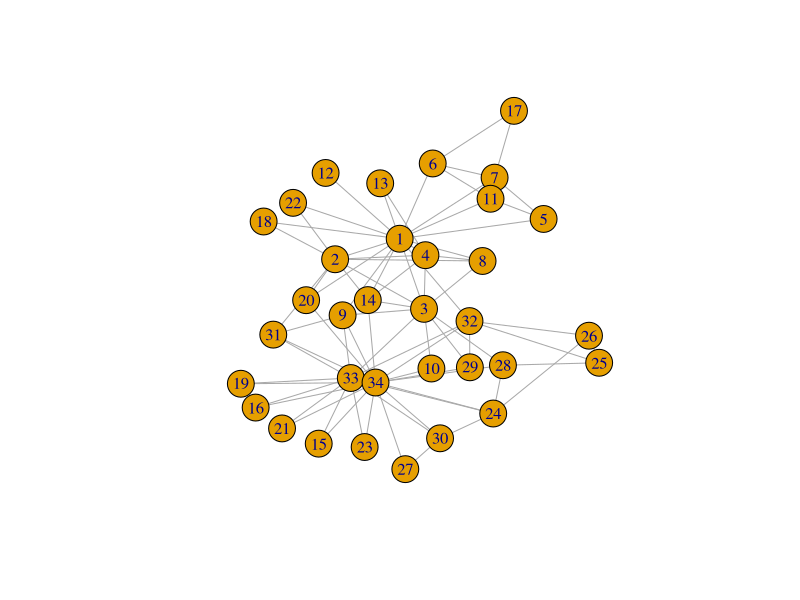
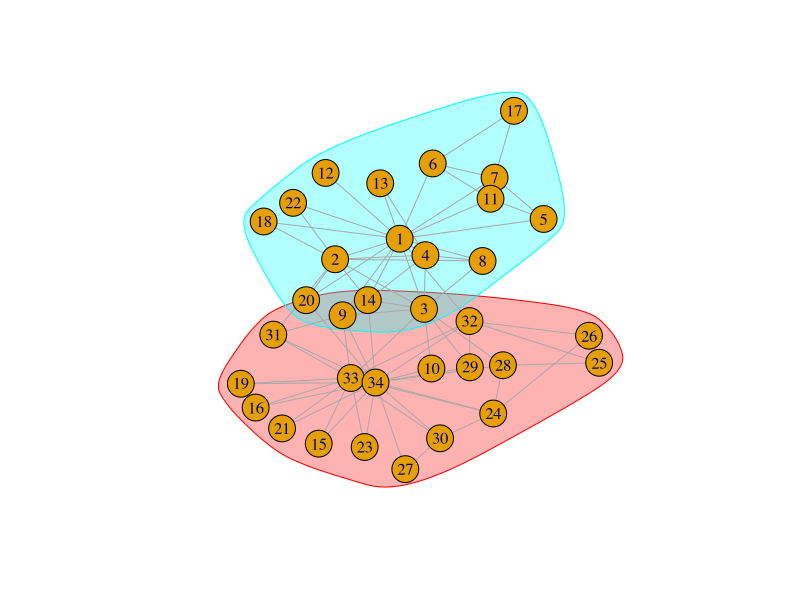
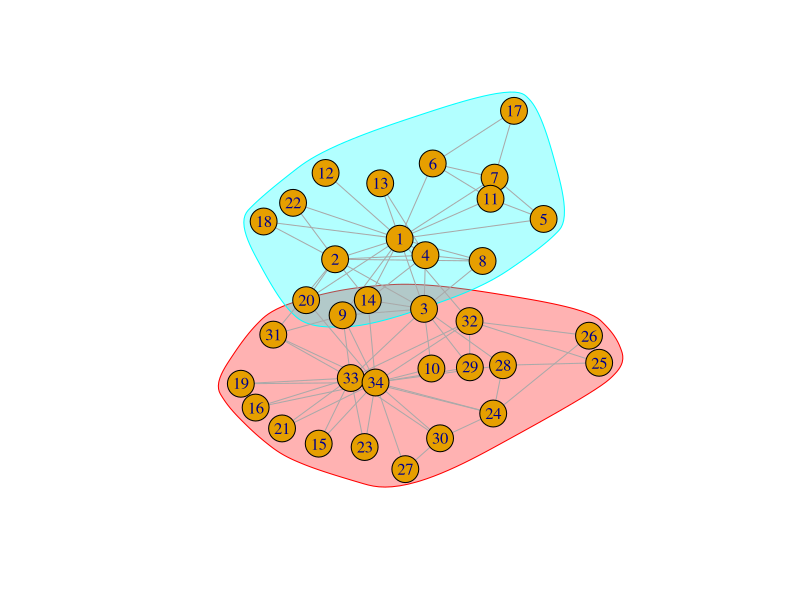

The R script that drew these images, in order:
## ---- chunk 1
knitr::opts_chunk$set(echo = TRUE)
## ---- chunk 2
library('igraph')
karate <- make_graph("Zachary")
plot(karate,layout=layout_with_kk(karate))
## ---- chunk 3
A <- as_adjacency_matrix(karate)
A <- as.matrix(A)
k <- colSums(A)
m <- sum(k)/2
Km <- k%*%t(k)
B <- A-Km/(2*m)
r <- eigen(B)
u <- r$vectors[,1]
wcr <- list(which(u>0),which(u<0))
plot(karate,mark.groups=wcr,layout=layout_with_kk(karate))
## ---- chunk 4
s <- u
s[which(s<0)] <- -1
s[which(s>0)] <- 1
print(Q <- sum(B*(s%*%t(s)+1))/(4*m))
## ---- chunk 5
D <- diag(sqrt(k))
Dp <- solve(D)
L <- Dp%*%A%*%Dp
r <- eigen(L)
u <- Dp%*%r$vectors[,2]
wcr <- list(which(u>0),which(u<0))
plot(karate,mark.groups=wcr,layout=layout_with_kk(karate))
